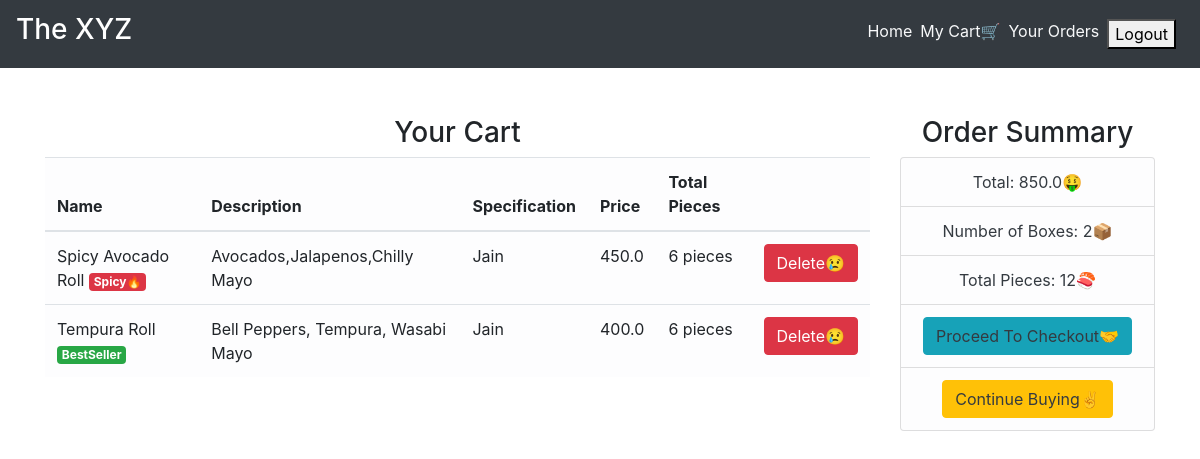
The app's page /cart/ (signed in), older data.
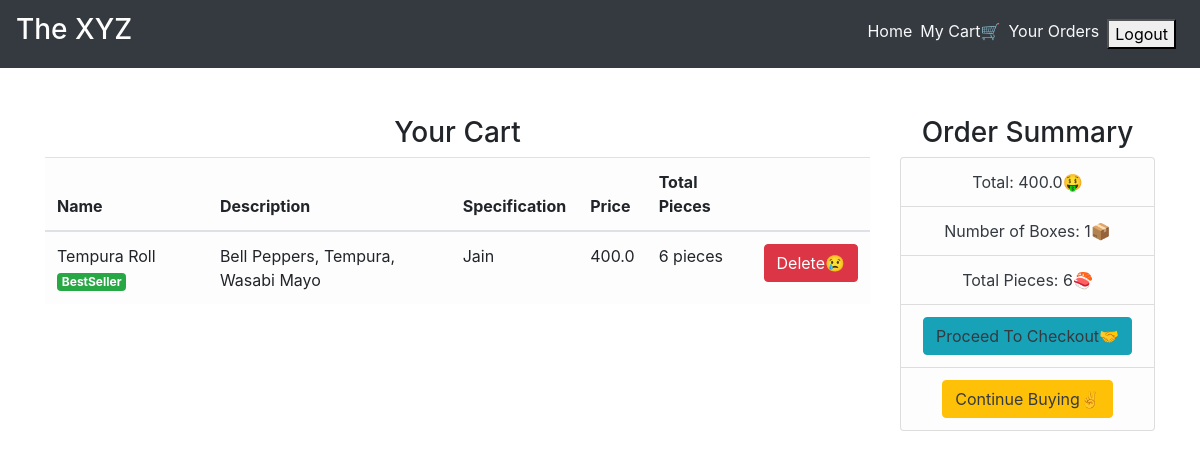
The same page, newer data.
### main/models.py (models this page shows, shortened)
class CartItems(models.Model):
    ORDER_STATUS = (
        ('Active', 'Active'),
        ('Delivered', 'Delivered')
    )
    user = models.ForeignKey(User, on_delete=models.CASCADE)
    item = models.ForeignKey(Item, on_delete=models.CASCADE)
    ordered = models.BooleanField(default=False)
    quantity = models.IntegerField(default=1)
    ordered_date = models.DateField(default=timezone.now)
    status = models.CharField(max_length=20, choices=ORDER_STATUS, default='Active')
    delivery_date = models.DateField(default=timezone.now)
    class Meta:
        verbose_name = 'Cart Item'
        verbose_name_plural = 'Cart Items'

class Item(models.Model):
    LABELS = (
        ('BestSeller', 'BestSeller'),
        ('New', 'New'),
        ('Spicy🔥', 'Spicy🔥'),
    )
    LABEL_COLOUR = (
        ('danger', 'danger'),
        ('success', 'success'),
        ('primary', 'primary'),
        ('info', 'info')
    )
    title = models.CharField(max_length=150)
    description = models.CharField(max_length=250,blank=True)
    price = models.FloatField()
    pieces = models.IntegerField(default=6)
    instructions = models.CharField(max_length=250,default="Jain Option Available")
    image = models.ImageField(default='default.png', upload_to='images/')
    labels = models.CharField(max_length=25, choices=LABELS, blank=True)
    label_colour = models.CharField(max_length=15, choices=LABEL_COLOUR, blank=True)
    slug = models.SlugField(default="sushi_name")
    created_by = models.ForeignKey(User, on_delete=models.CASCADE)

### main/views.py (the view)
# urls.py: path('cart/', views.get_cart_items, name='cart'),
@login_required
def get_cart_items(request):
    cart_items = CartItems.objects.filter(user=request.user,ordered=False)
    bill = cart_items.aggregate(Sum('item__price'))
    number = cart_items.aggregate(Sum('quantity'))
    pieces = cart_items.aggregate(Sum('item__pieces'))
    total = bill.get("item__price__sum")
    count = number.get("quantity__sum")
    total_pieces = pieces.get("item__pieces__sum")
    context = {
        'cart_items':cart_items,
        'total': total,
        'count': count,
        'total_pieces': total_pieces
    }
    return render(request, 'main/cart.html', context)

### main/templatetags/get_group.py (called while the page is built)
@register.filter(name='has_group')
def has_group(user, group_name):
    return user.groups.filter(name=group_name).exists()

### main/templates/main/cart.html
{% extends "main/layout.html" %}
{% block content %}
<div class="cart">
    <div class="container">
        <div class="row">
            <div class="col-sm-9 mt-5">
                <h3 class="text-center">Your Cart</h3>
                {% if cart_items %}
                <div class="table-responsive">
                    <table class="table table-light">
                        <thead>
                        <tr>
                            <th scope="col">Name</th>
                            <th scope="col">Description</th>
                            <th scope="col">Specification</th>
                            <th scope="col">Price</th>
                            <th scope="col">Total Pieces</th>
                            <th scope="col"></th>
                        </tr>
                        </thead>
                        <tbody>
                            {% for cart in cart_items %}
                        <tr>
                            <td>{{ cart.item.title }} <span class="badge badge-{{ cart.item.label_colour }}">{{ cart.item.labels }}</span></td>
                            <td>{{ cart.item.description }}</td>
                            <td>{{ cart.item.instructions }}</td>
                            <td>{{ cart.item.price }}</td>
                            <td>{{ cart.item.pieces }} pieces</td>
                            <td><a class="btn btn-danger" href="{% url 'main:remove-from-cart' cart.id %}">Delete😢</a></td>
                        </tr>
                            {% endfor %}
                        </tbody>
                    </table>
                </div>
                {% else %}
                <h4 class="text-center">Sorry, your cart is empty..Please add items!!!</h4>
                {% endif %}
            </div>
            <div class="col-sm-3 mt-5 mb-3">
                <div class="content-section">
                    <h3 class="text-center">Order Summary</h3>
                      <ul class="list-group">
                        <li class="list-group-item list-group-item-light text-center text-dark">Total: {{ total }}🤑</li>
                        <li class="list-group-item list-group-item-light text-center text-dark">Number of Boxes: {{ count }}📦</li>
                        <li class="list-group-item list-group-item-light text-center text-dark">Total Pieces: {{ total_pieces }}🍣</li>
                        <li class="list-group-item list-group-item-light text-center text-dark"><a class="btn btn-info text-dark" href="{% url 'main:ordered' %}">Proceed To Checkout🤝</a></li>
                        <li class="list-group-item list-group-item-light text-center"><a class="btn btn-warning text-dark" href="/">Continue Buying✌️</a></li>
                      </ul>
                </div>
            </div>
        </div>
    </div>
</div>
{% endblock content %}

Row changes from the older to the newer data that the page shows:
no longer on this page (row edited): CartItems: item "Spicy Avocado Roll", item.labels "Spicy🔥", item.description "Avocados,Jalapenos,Chilly Mayo", item.instructions "Jain", item.price "450.0", item.pieces "6"
Text that changed along with them:
{{ total }}: "850.0" → "400.0"
{{ count }}: "2" → "1"
{{ total_pieces }}: "12" → "6"
